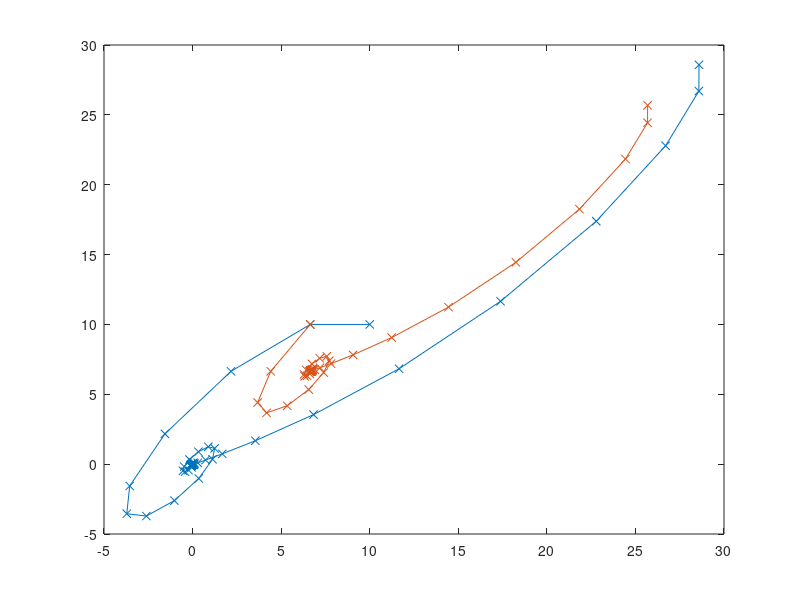
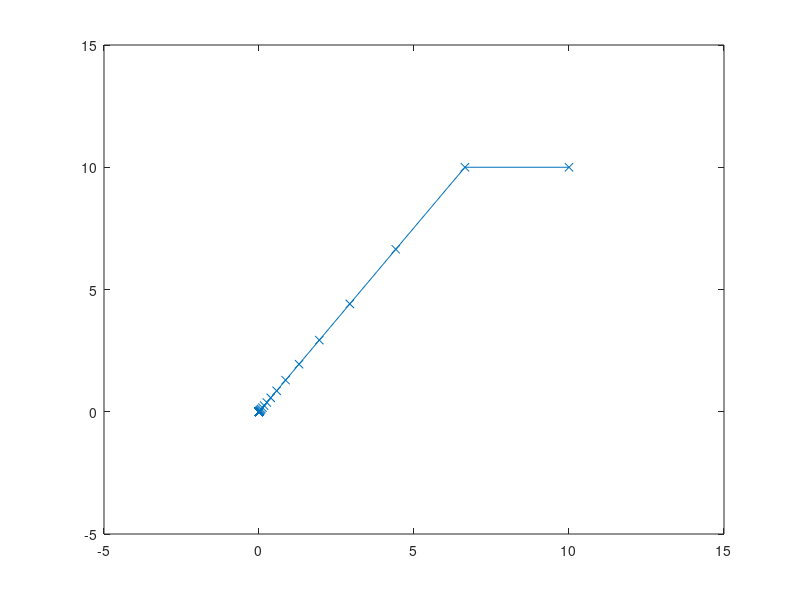
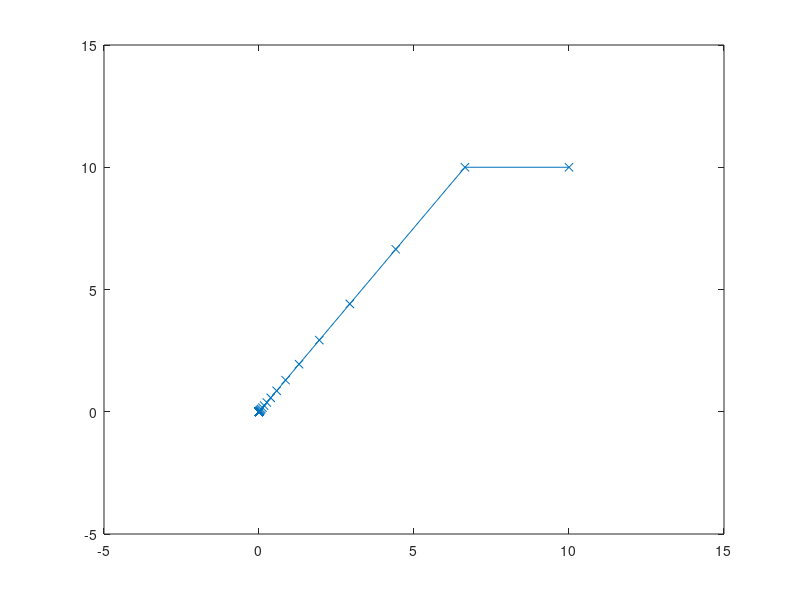

MATLAB code to generate these figures, in order:
clear all;
close all;

% Main parameters
N = 200;
A = [4/3 -2/3; 1 0];
B = [1 0]';
C = [-2/3 1];

% Exercise 1:

% Weights
Q = C'*C + 0.001*eye(2);
R = 0.001;
P_f = Q;

% % For finite horizon using least-squares optimization
% B_ = kron(eye(N),B);
% A_ = kron(diag(ones(N-1,1),-1), A) - eye(N*length(A));
% C_ = kron(eye(N,1), -A);
% Q_ = kron(eye(N), Q);
% R_ = kron(eye(N), R);
% 
% F = -inv(A_)*B_;
% G = A_\C_;
% 
% K = -inv(R_ + F'*Q_*F)*F'*Q_*G;

% For finite horizon using dynamic programming
    % start at step N and compute the minimum of the cost function
        H = Q;
    % iterate backward (DP iteration)
    K = zeros(N-1,2);
    for i = (N-1):(-1):0
        K(i+1,:) = -inv(R + B'*H*B)*B'*H*A;
        H = Q + K(i+1,:)'*R*K(i+1,:) + (A+B*K(i+1,:))'*H*(A+B*K(i+1,:));
    end

% Exercise 2:
M = 50; % number of simulation steps
x = [10 10]';
s = zeros(2,M);
s(:,1) = x;
v = 1;
p = zeros(2,N,2);
p(:,1,1) = x;
p(:,1,2) = x;

for i=1:M,
    u = K*x;
    x = A*x + B*u(1);
    s(:,i+1) = x;
    if i==1 || i==2 ,
        p(:,1,v)= s(:,i);
        for k=1:N,
            p(:,k+1,v) = A*p(:,k,v) + B*u(k);
        end
        v=v+1;
    end
end

figure(1);
plot(p(1,:,1),p(2,:,1),'-x', p(1,:,2),p(2,:,2), '-x');

figure(2);
plot(s(1,:),s(2,:),'-x');
axis([-5 15 -5 15]);

% stable for N >= 7

% Exercise 3: 
% For infinite-horizon LQR:
[P, ~, G] = dare(A,B,P_f,R);
K = -G;

M = 50; % number of simulation steps
x = [10 10]';
s = zeros(2,M);
s(:,1) = x;

for i=1:M,
    u = K*x;
    x = A*x + B*u(1);
    s(:,i+1) = x;
end

figure(3);
plot(s(1,:),s(2,:),'-x');
axis([-5 15 -5 15]);

% Try to plot absolute distance to (0,0)as a function of time step

